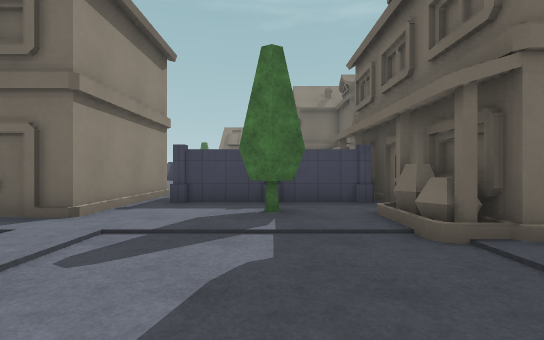
view 1 (above)

24 first-person views from a walk through a Godot game level. The camera is 1.5 m above the floor, looks level and sees 85° across. The floor is counted in squares, 2 m on a side. Each view is taken from the middle of a square. On the plan, view 1 faces up. The plan holds only what a view shows up to about 10 squares ahead; the rest is blank. The place goes on beyond the plan. Surface patterns are stand-ins for the level's own textures.

view 2
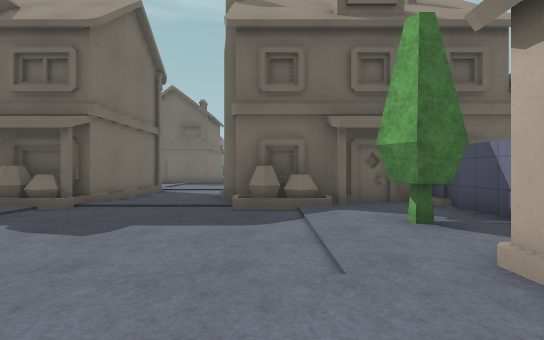

view 3
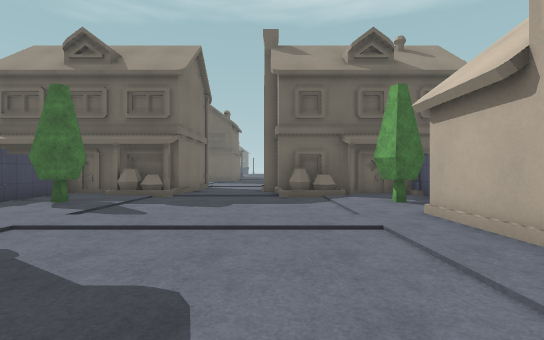

view 4
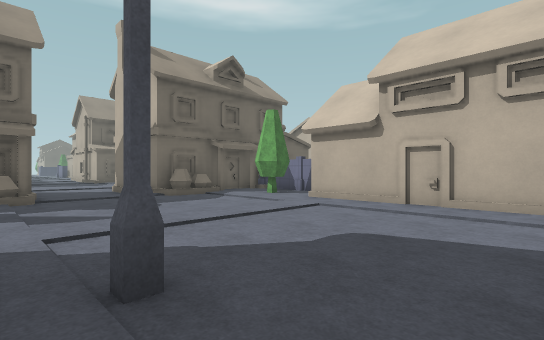

view 5
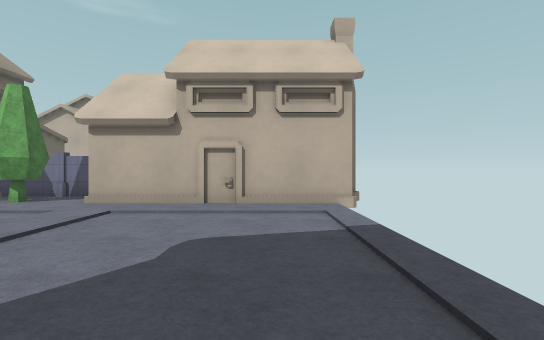

view 6
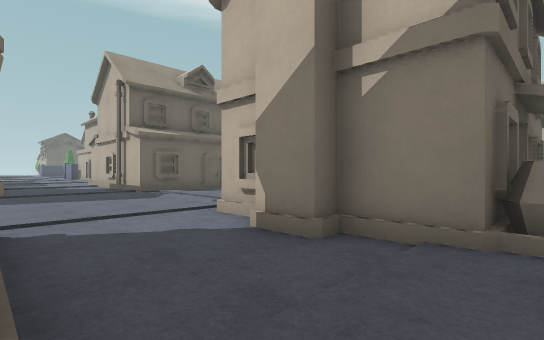

view 7
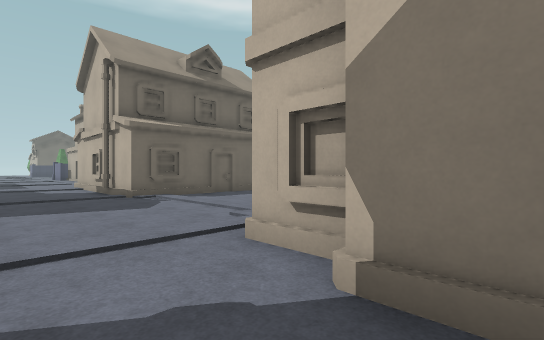

view 8
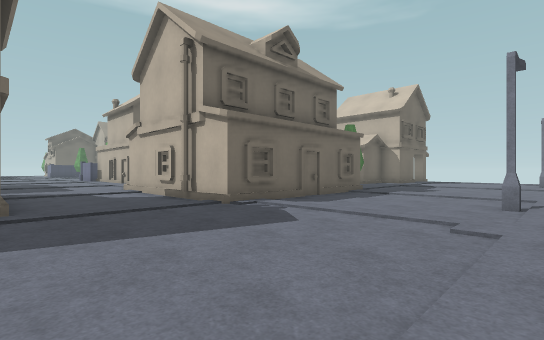

view 9
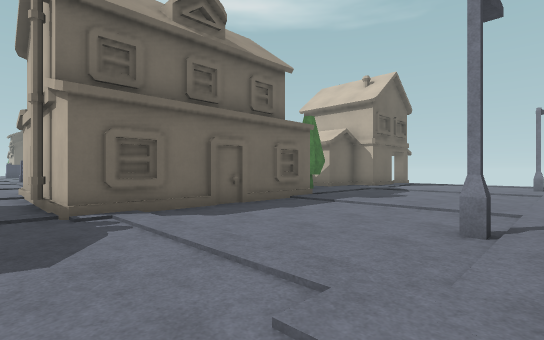

view 10
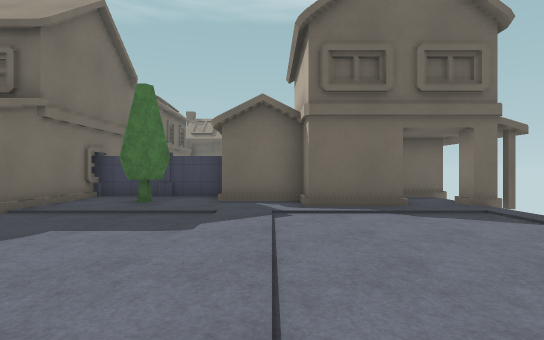

view 11
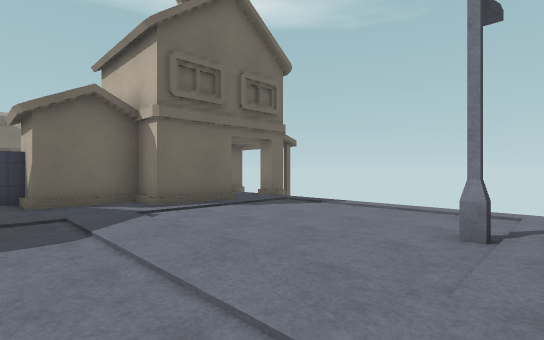

view 12
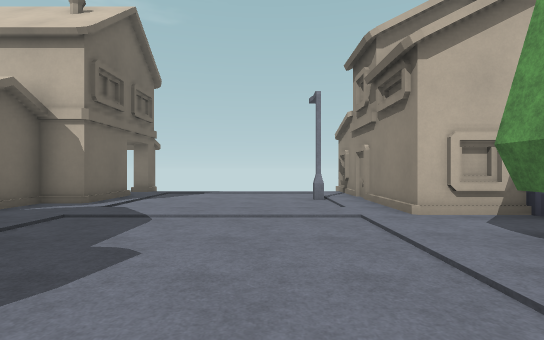

view 13
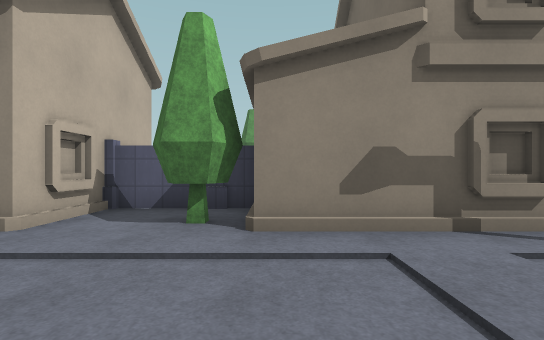

view 14
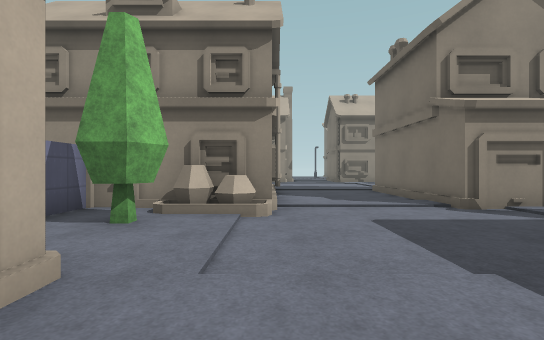

view 15
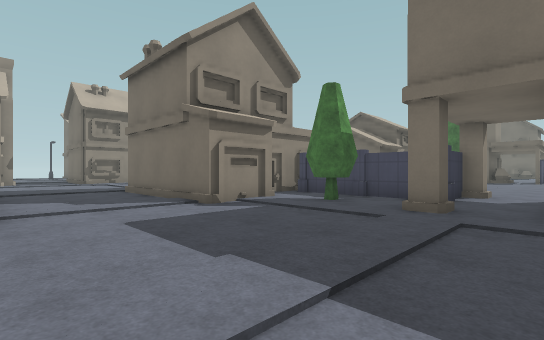

view 16
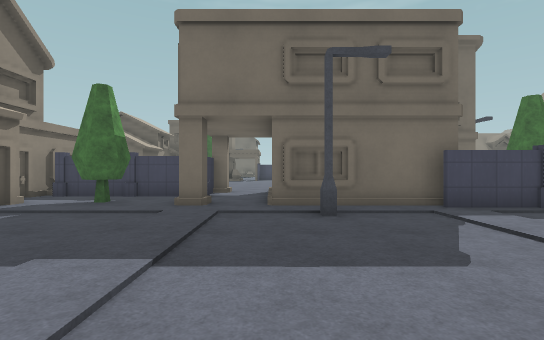

view 17
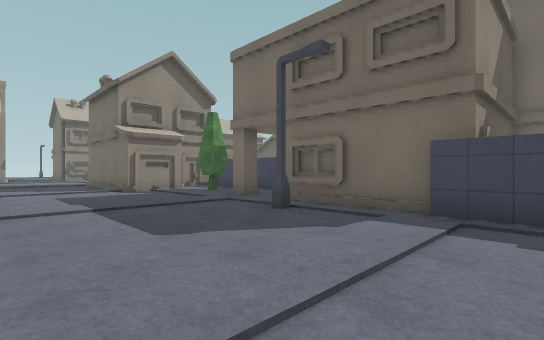

view 18
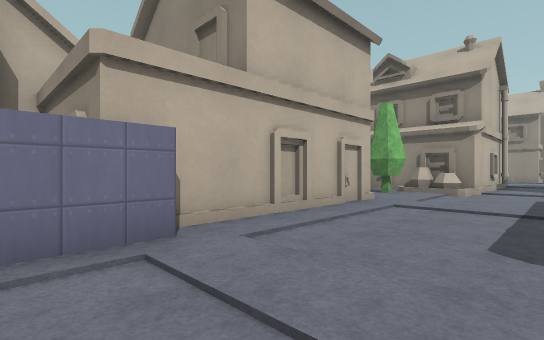

view 19
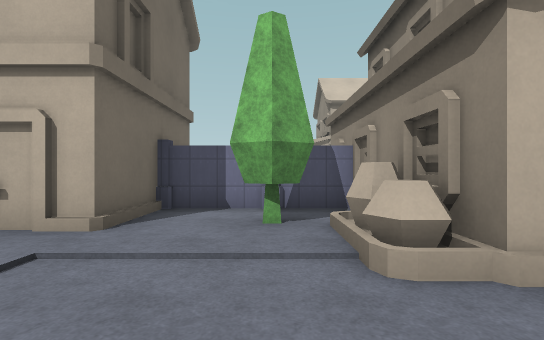

view 20
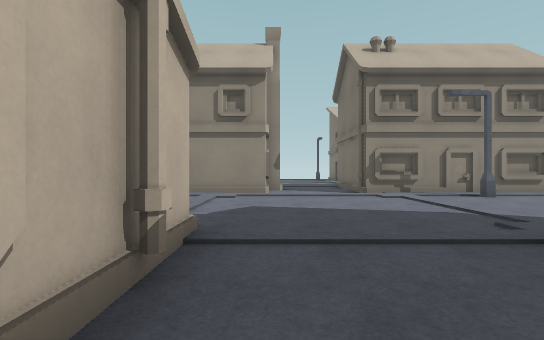

view 21
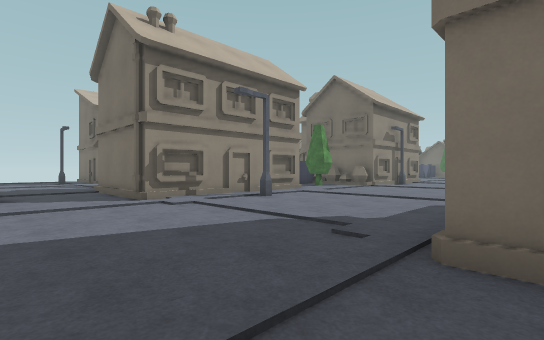

view 22
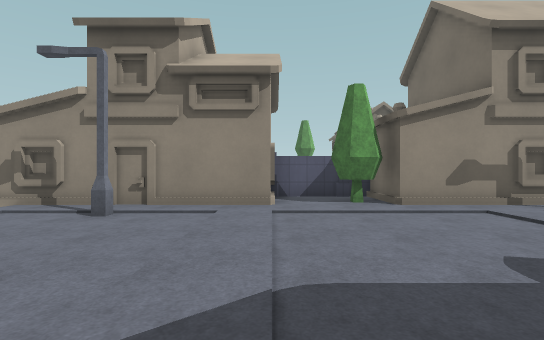

view 23
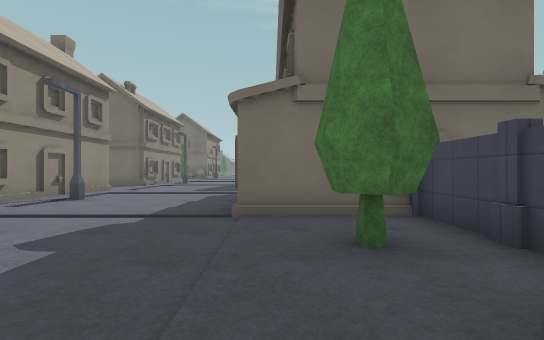

view 24
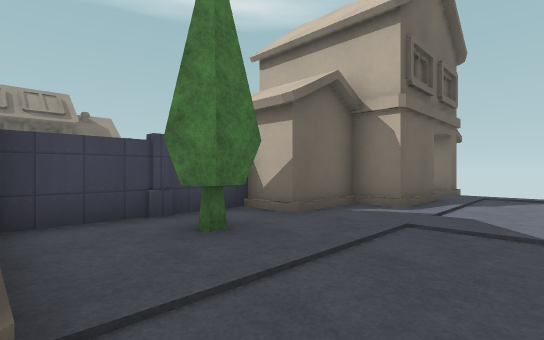

### Floor plan
Key: @ floor where view 1 was taken; # wall or solid block; . floor; / step, stairs or slope; B building; T tree.
Columns run from 8 left of view 1 to 29 right of it. Each row starts with its distance up from view 1.
  8      B    BB  B......    B    #.B
  7      B#####B   ......    B#   #.B   B
  6      B#####B   .#....    B#####.B   B
  5      B..T./B   ....../   B..T.B.B   B
  4  .........BB  B....../    B.........##
  3  ..#....../BB#B....../B#BBB......#....
  2  .....................................
  1  .....................................
  0  .......@.//BBB.......................
 -1  .........BB   ......BBBBBB/..........
 -2  .........BB   ......     BB........##
 -3 BBBBBBB.T..B   ......     B.T.B  B  B
 -4 B     B...#B   .#....     B...B     B
 -5 B      ####B  B......     #B###     B
 -6            B   ......      B
 -7                ......BBB# BB
 -8            BBBB.........#
 -9             #.T.......T.#
-10             #...........#
-11             #BB......./##
-12                ......./ B
-13                ....../BB
-14                .#..../
-15                ....../B
-16               B......//
-17               BB     BB

Where each view was taken, in squares from view 1:
view 1: 0 up, 0 right, facing up
view 2: 1 down, 4 left, facing right
view 3: 0 up, 7 left, facing right
view 4: 4 up, 7 left, facing down-right
view 5: 4 up, 6 left, facing down
view 6: 3 up, 2 right, facing down-right
view 7: 2 up, 4 right, facing down-right
view 8: 3 up, 7 right, facing down-right
view 9: 0 up, 7 right, facing down-right
view 10: 12 down, 7 right, facing right
view 11: 10 down, 7 right, facing down-right
view 12: 6 down, 9 right, facing down
view 13: 8 down, 10 right, facing left
view 14: 1 down, 24 right, facing left
view 15: 1 down, 24 right, facing up-left
view 16: 2 down, 24 right, facing up
view 17: 1 down, 29 right, facing up-left
view 18: 1 up, 29 right, facing down-left
view 19: 1 up, 20 right, facing down
view 20: 0 up, 16 right, facing left
view 21: 0 up, 14 right, facing up-left
view 22: 11 down, 13 right, facing left
view 23: 12 down, 13 right, facing up
view 24: 7 down, 11 right, facing down-right
